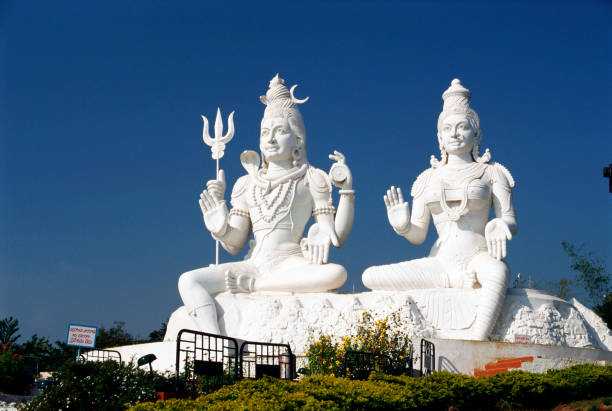
#> input picture ML/ML2/parta/week4-6/image.jpg, 612 x 411 px
$ jupyter execute --allow-errors 4.ipynb   (older library calls are emulated)
#> lines starting #> are read from the running program, lines starting #| are printed output that depends on the picture
[cell 1]
import cv2
def color_image(img_path):
#> called with img_path = 'image.jpg'
    im_read=cv2.imread(img_path,cv2.IMREAD_COLOR)
#> im_read is the input picture: shape (411, 612, 3); mean B, G, R 129.5, 105.5, 79.5
    cv2.imshow('im_read',im_read)
    cv2.imwrite('colorimg.jpg',im_read)
def convert_blackwhite(img_path):
#> called with img_path = 'image.jpg'
    img_read=cv2.imread(img_path,cv2.IMREAD_GRAYSCALE)
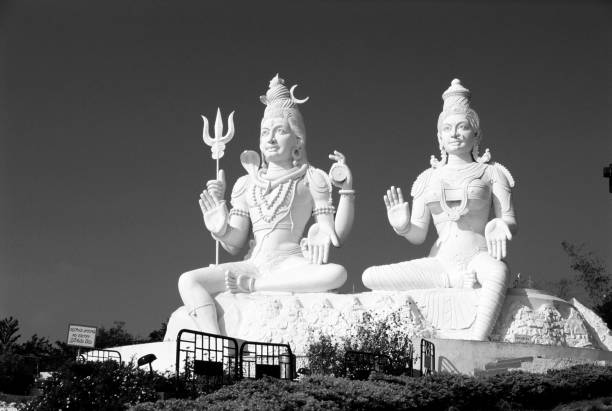
#> img_read: shape (411, 612); min 0, max 255, mean 100.5
    cv2.imshow('im_read',img_read)
    cv2.imwrite('Blackwhiteimg.jpg',img_read)
# [5 lines of commented-out code are left out]
img_path='image.jpg'
color_image(img_path)
convert_blackwhite(img_path)
# [5 lines of commented-out code are left out]
cv2.waitKey(0)
cv2.destroyAllWindows()

[cell 2]
from mahotas.features import surf
import mahotas as mh
import matplotlib.pyplot as plt
from skimage import io
#> (the rest of this cell did not finish here and is left out)

[cell 3]
import cv2
import mahotas as mh
def extract_sift_features(image_path):
    # Load the image in grayscale
    img_gray = cv2.imread(image_path, cv2.IMREAD_GRAYSCALE)

    # Initialize the SIFT detector
    sift = cv2.SIFT_create()

    # Detect key points and compute SIFT descriptors
    keypoints, descriptors = sift.detectAndCompute(img_gray, None)

    # Draw the keypoints on the image
    img_with_keypoints = cv2.drawKeypoints(img_gray, keypoints, None)

    # Display the image with keypoints
    cv2.imshow('Image',img_with_keypoints)
    cv2.waitKey(0)
    cv2.destroyAllWindows()

    # Return the keypoints and descriptors
    return keypoints, descriptors

# Replace 'sample_image.jpg' with the path to your sample image
sample_image_path = 'dog.jpg'
#> sample_image_path = 'dog.jpg'
keypoints, descriptors = extract_sift_features(sample_image_path)
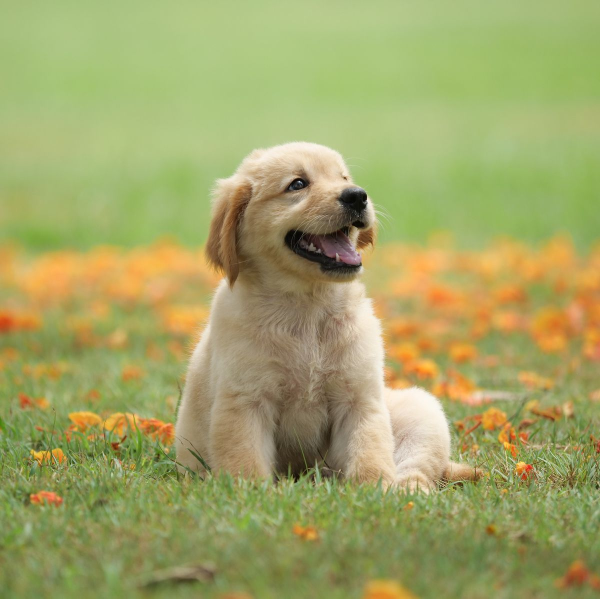
#> input picture ML/ML2/parta/week4-6/dog.jpg, 1200 x 1197 px (shown at 1/2 size)
#> in extract_sift_features, `img_gray = cv2.imread(image_path, cv2.IMREAD_GRAYSCALE)`:
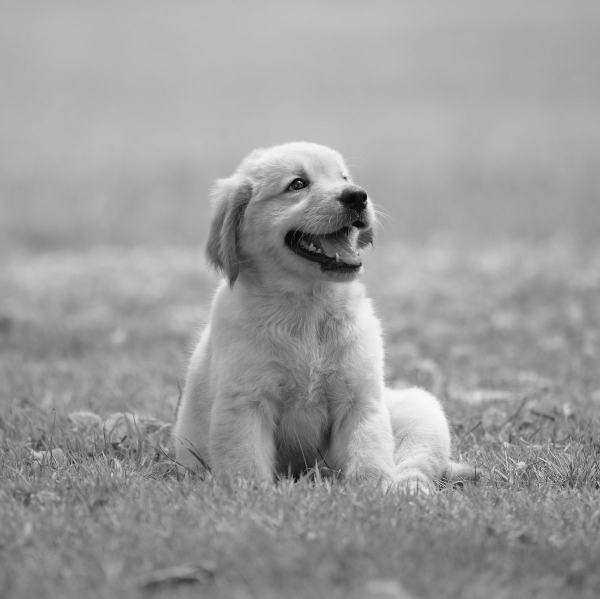
#> img_gray: shape (1197, 1200) (shown at 1/2 size); min 0, max 255, mean 156.5
#> in extract_sift_features, `keypoints, descriptors = sift.detectAndCompute(img_gray, None)`: keypoints = 1757 keypoints; strongest (x, y, size): (598, 363, 1.9), (707, 403, 33.8), (603, 365, 25.8), (690, 356, 3.7)
#> in extract_sift_features, `img_with_keypoints = cv2.drawKeypoints(img_gray, keypoints, None)`:
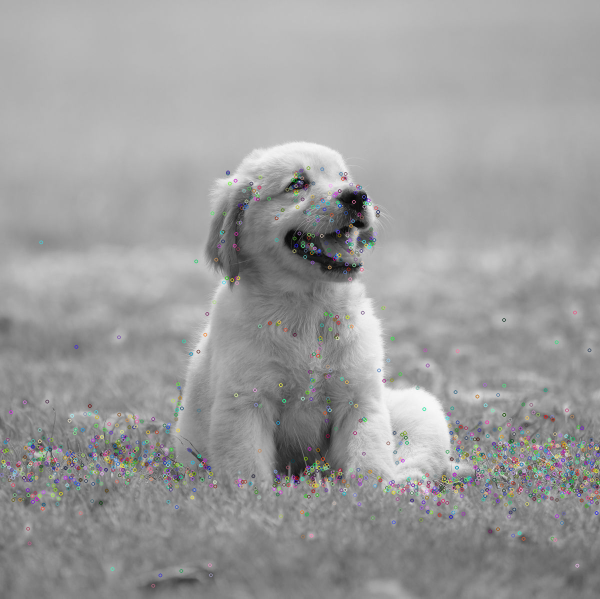
#> img_with_keypoints: shape (1197, 1200, 3) (shown at 1/2 size); mean of channels 0, 1, 2 156.4, 156.4, 156.4; drawn as B, G, R
